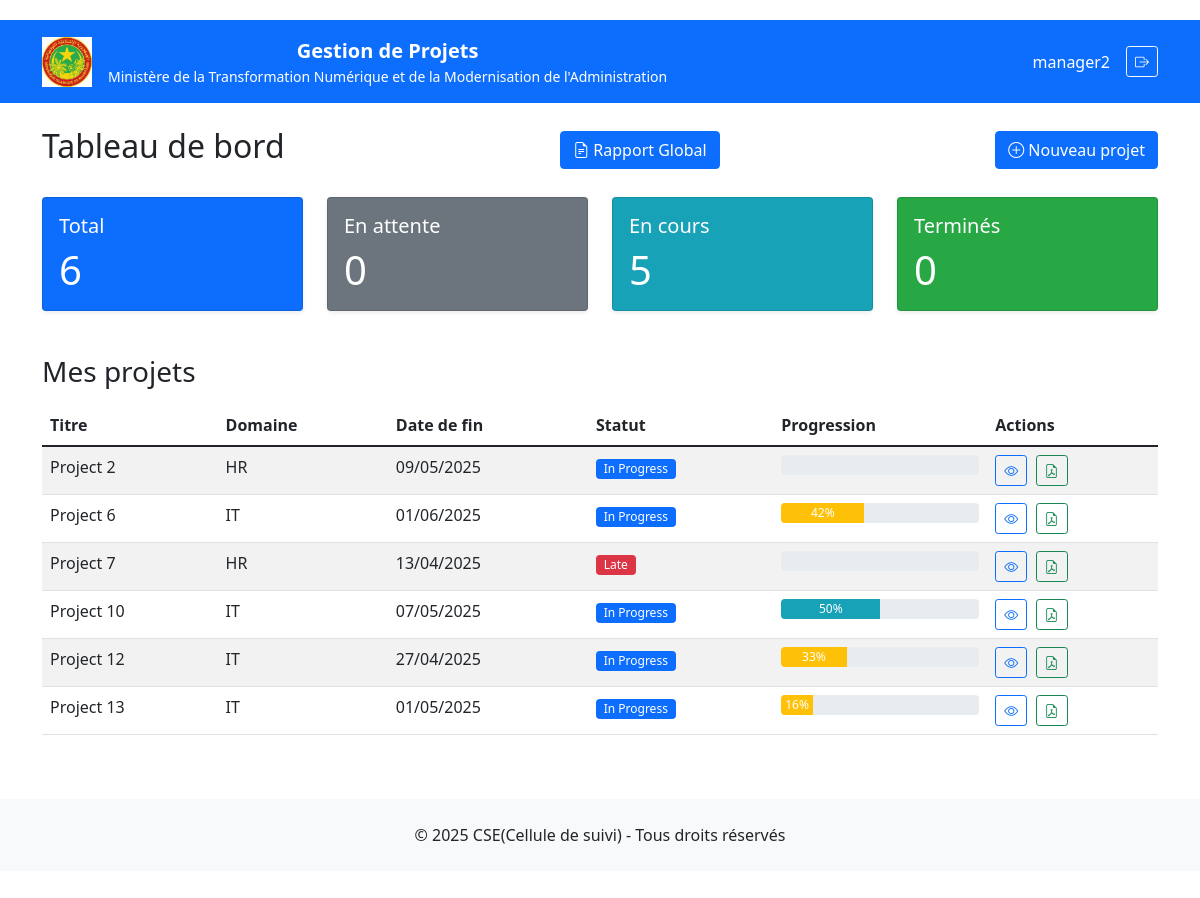
Page /project/dashboard (signed in) on the committed database.
### app/models/models.py (models this page shows, shortened)
class User(UserMixin, db.Model):
    __tablename__ = 'users'
    id = db.Column(db.Integer, primary_key=True)
    username = db.Column(db.String(64), index=True, unique=True, nullable=False)
    email = db.Column(db.String(120), index=True, unique=True, nullable=False)
    password_hash = db.Column(db.String(128), nullable=False)
    role = db.Column(db.String(20), nullable=False)  # admin, manager, monitor
    created_at = db.Column(db.DateTime, default=datetime.utcnow)
    projects = db.relationship('Project', backref='manager', lazy='dynamic')
    def is_manager(self):
        return self.role == 'manager'

class Project(db.Model):
    __tablename__ = 'projects'
    id = db.Column(db.Integer, primary_key=True)
    title = db.Column(db.String(150), nullable=False)
    description = db.Column(db.Text)
    start_date = db.Column(db.Date, nullable=False)
    end_date = db.Column(db.Date, nullable=False)
    status = db.Column(db.String(20), default='pending')  # pending, in_progress, late, completed
    progress = db.Column(db.Integer, default=0)
    created_at = db.Column(db.DateTime, default=datetime.utcnow)
    updated_at = db.Column(db.DateTime, onupdate=datetime.utcnow)
    domain_id = db.Column(db.Integer, db.ForeignKey('domains.id'), nullable=False)
    manager_id = db.Column(db.Integer, db.ForeignKey('users.id'), nullable=False)
    tasks = db.relationship('Task', backref='project', lazy='dynamic', cascade='all, delete-orphan')

class Domain(db.Model):
    __tablename__ = 'domains'
    id = db.Column(db.Integer, primary_key=True)
    name = db.Column(db.String(100), nullable=False, unique=True)
    description = db.Column(db.Text)
    projects = db.relationship('Project', backref='domain', lazy='dynamic')

### app/blueprints/project.py (the view)
@project_bp.route('/dashboard')
@login_required
@manager_required
def dashboard():
    projects = Project.query.filter_by(manager_id=current_user.id).all()
    print("Entry point for peoject.dashboard")
    stats = {
        'total': len(projects),
        'pending': len([p for p in projects if p.status == 'pending']),
        'in_progress': len([p for p in projects if p.status == 'in_progress']),
        'late': len([p for p in projects if p.status == 'late']),
        'completed': len([p for p in projects if p.status == 'completed'])
    }
    print("after calculate stats")
    return render_template('project_manager/dashboard.html', projects=projects, stats=stats)

### app/templates/project_manager/dashboard.html (shortened to what this page needs)
{% extends "base.html" %}
{% block content %}
<div class="d-flex justify-content-between align-items-center mb-4">
    <h2>Tableau de bord</h2>
    <a href="{{ url_for('reports.manager_global_report') }}" class="btn btn-primary">
        <i class="bi bi-file-earmark-text"></i> Rapport Global
    </a>
    <a href="{{ url_for('project.create_project') }}" class="btn btn-primary">
        <i class="bi bi-plus-circle"></i> Nouveau projet
    </a>
</div>
<div class="row mb-4">
    <div class="col-md-3">
        <div class="card text-white bg-primary">
            <div class="card-body">
                <h5 class="card-title">Total</h5>
                <p class="card-text display-6">{{ stats.total }}</p>
            </div>
        </div>
    </div>
    <div class="col-md-3">
        <div class="card text-white bg-secondary">
            <div class="card-body">
                <h5 class="card-title">En attente</h5>
                <p class="card-text display-6">{{ stats.pending }}</p>
            </div>
        </div>
    </div>
    <div class="col-md-3">
        <div class="card text-white bg-info">
            <div class="card-body">
                <h5 class="card-title">En cours</h5>
                <p class="card-text display-6">{{ stats.in_progress }}</p>
            </div>
        </div>
    </div>
    <div class="col-md-3">
        <div class="card text-white bg-success">
            <div class="card-body">
                <h5 class="card-title">Terminés</h5>
                <p class="card-text display-6">{{ stats.completed }}</p>
            </div>
        </div>
    </div>
</div>
<h3 class="mb-3">Mes projets</h3>
<div class="table-responsive">
    <table class="table table-striped table-hover">
        <thead>
            <tr>
                <th>Titre</th>
                <th>Domaine</th>
                <th>Date de fin</th>
                <th>Statut</th>
                <th>Progression</th>
                <th>Actions</th>
            </tr>
        </thead>
        <tbody>
            {% for project in projects %}
            <tr>
                <td>{{ project.title }}</td>
                <td>{{ project.domain.name }}</td>
                <td>{{ project.end_date.strftime('%d/%m/%Y') }}</td>
                <td>
                    <span class="badge
                        {% if project.status == 'completed' %}bg-success
                        {% elif project.status == 'in_progress' %}bg-primary
                        {% elif project.status == 'late' %}bg-danger
                        {% else %}bg-secondary{% endif %}">
                        {{ project.status|replace('_', ' ')|title }}
                    </span>
                </td>
                <td>
                    <div class="progress" style="height: 20px;">
                        <div class="progress-bar
                            {% if project.progress < 50 %}bg-warning
                            {% elif project.progress < 80 %}bg-info
                            {% else %}bg-success{% endif %}"
                            role="progressbar"
                            style="width: {{ project.progress }}%;"
                            aria-valuenow="{{ project.progress }}"
                            aria-valuemin="0"
                            aria-valuemax="100">
                            {{ project.progress }}%
                        </div>
                    </div>
                </td>
                <td>
                    <a href="{{ url_for('project.project_detail', project_id=project.id) }}" class="btn btn-sm btn-outline-primary me-1">
                        <i class="bi bi-eye"></i>
                    </a>
                    <a href="{{ url_for('reports.project_report', project_id=project.id) }}" class="btn btn-sm btn-outline-success" target="_blank">
                        <i class="bi bi-file-earmark-pdf"></i>
                    </a>
                </td>
            </tr>
            {% endfor %}
        </tbody>
    </table>
</div>
{% endblock %}

### app/templates/base.html (shortened to what this page needs)
<!DOCTYPE html>
<html lang="fr">
<head>
    <link href="https://cdn.jsdelivr.net/npm/bootstrap@5.1.3/dist/css/bootstrap.min.css" rel="stylesheet">
    <link rel="stylesheet" href="https://cdn.jsdelivr.net/npm/bootstrap-icons@1.8.0/font/bootstrap-icons.css">
    <link rel="stylesheet" href="{{ url_for('static', filename='css/style.css') }}">
</head>
<body>
    <header class="bg-primary text-white py-3">
        <div class="container">
            <div class="d-flex justify-content-between align-items-center">
                <div class="d-flex align-items-center">
                    <img src="{{ url_for('static', filename='images/logo.jpg') }}"
                        alt="Logo"
                        class="me-3"
                        style="height: 50px;">
                    <div class="d-flex flex-column justify-content-center">
                        <span class="fw-bold fs-5 text-center">Gestion de Projets</span>
                        <span class="small text-center">Ministère de la Transformation Numérique et de la Modernisation de l'Administration</span>
                    </div>
                </div>
                {% if current_user.is_authenticated %}
                <div class="d-flex align-items-center">
                    <div class="me-3 text-end">
                        <span class="d-block">{{ current_user.username }}</span>
                    </div>
                    <a href="{{ url_for('auth.logout') }}"
                    class="btn btn-outline-light btn-sm"
                    title="Déconnexion">
                        <i class="bi bi-box-arrow-right"></i>
                    </a>
                </div>
                {% else %}
                <a href="{{ url_for('auth.login') }}" class="btn btn-outline-light">
                    <i class="bi bi-box-arrow-in-right me-1"></i> Connexion
                </a>
                {% endif %}
            </div>
        </div>
    </header>
    <div class="container mt-4">
        <main>
            {% block content %}{% endblock %}
        </main>
    </div>
    <footer class="bg-light mt-5 py-4">
        <div class="container text-center">
            <p class="mb-0">© 2025 CSE(Cellule de suivi) - Tous droits réservés</p>
        </div>
    </footer>
</body>
</html>

### app/static/css/style.css (style rules this page uses)
body { padding-top: 20px; padding-bottom: 60px; }
.card { margin-bottom: 20px; box-shadow: 0 0.125rem 0.25rem rgba(0, 0, 0, 0.075); }
.badge { font-weight: 500; }
.bg-secondary { background-color: #6c757d !important; }
.bg-success { background-color: #28a745 !important; }
.bg-danger { background-color: #dc3545 !important; }
.bg-warning { background-color: #ffc107 !important; }
.bg-info { background-color: #17a2b8 !important; }
.progress { border-radius: 0.25rem; }
.progress-bar { transition: width 0.6s ease; }

### rows in the picture
User: username "manager2"
Project: title "Project 2", domain.name "HR", end_date "09/05/2025", status "In Progress"
Project: title "Project 6", domain.name "IT", end_date "01/06/2025", status "In Progress", progress "42"
Project: title "Project 7", domain.name "HR", end_date "13/04/2025", status "Late"
Project: title "Project 10", domain.name "IT", end_date "07/05/2025", status "In Progress", progress "50"
Project: title "Project 12", domain.name "IT", end_date "27/04/2025", status "In Progress", progress "33"
Project: title "Project 13", domain.name "IT", end_date "01/05/2025", status "In Progress", progress "16"

### other values in the picture
{{ stats.total }} "6"
{{ stats.pending }} "0"
{{ stats.in_progress }} "5"
{{ stats.completed }} "0"
